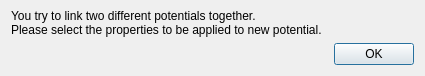
<?xml version="1.0" encoding="UTF-8"?>
<ui version="4.0">
 <class>PotentialSelectorDialog</class>
 <widget class="QDialog" name="PotentialSelectorDialog">
  <property name="geometry">
   <rect>
    <x>0</x>
    <y>0</y>
    <width>425</width>
    <height>74</height>
   </rect>
  </property>
  <property name="windowTitle">
   <string>Select the electric potential</string>
  </property>
  <property name="sizeGripEnabled">
   <bool>false</bool>
  </property>
  <property name="modal">
   <bool>true</bool>
  </property>
  <layout class="QVBoxLayout" name="verticalLayout">
   <property name="sizeConstraint">
    <enum>QLayout::SetDefaultConstraint</enum>
   </property>
   <property name="topMargin">
    <number>9</number>
   </property>
   <item>
    <widget class="QLabel" name="label">
     <property name="frameShape">
      <enum>QFrame::NoFrame</enum>
     </property>
     <property name="frameShadow">
      <enum>QFrame::Plain</enum>
     </property>
     <property name="text">
      <string>You try to link two different potentials together.
Please select the properties to be applied to new potential.</string>
     </property>
     <property name="textFormat">
      <enum>Qt::PlainText</enum>
     </property>
     <property name="scaledContents">
      <bool>false</bool>
     </property>
     <property name="wordWrap">
      <bool>false</bool>
     </property>
    </widget>
   </item>
   <item>
    <widget class="QDialogButtonBox" name="buttonBox">
     <property name="orientation">
      <enum>Qt::Horizontal</enum>
     </property>
     <property name="standardButtons">
      <set>QDialogButtonBox::Ok</set>
     </property>
    </widget>
   </item>
  </layout>
 </widget>
 <resources/>
 <connections>
  <connection>
   <sender>buttonBox</sender>
   <signal>accepted()</signal>
   <receiver>PotentialSelectorDialog</receiver>
   <slot>accept()</slot>
   <hints>
    <hint type="sourcelabel">
     <x>248</x>
     <y>254</y>
    </hint>
    <hint type="destinationlabel">
     <x>157</x>
     <y>274</y>
    </hint>
   </hints>
  </connection>
  <connection>
   <sender>buttonBox</sender>
   <signal>rejected()</signal>
   <receiver>PotentialSelectorDialog</receiver>
   <slot>reject()</slot>
   <hints>
    <hint type="sourcelabel">
     <x>316</x>
     <y>260</y>
    </hint>
    <hint type="destinationlabel">
     <x>286</x>
     <y>274</y>
    </hint>
   </hints>
  </connection>
 </connections>
</ui>
